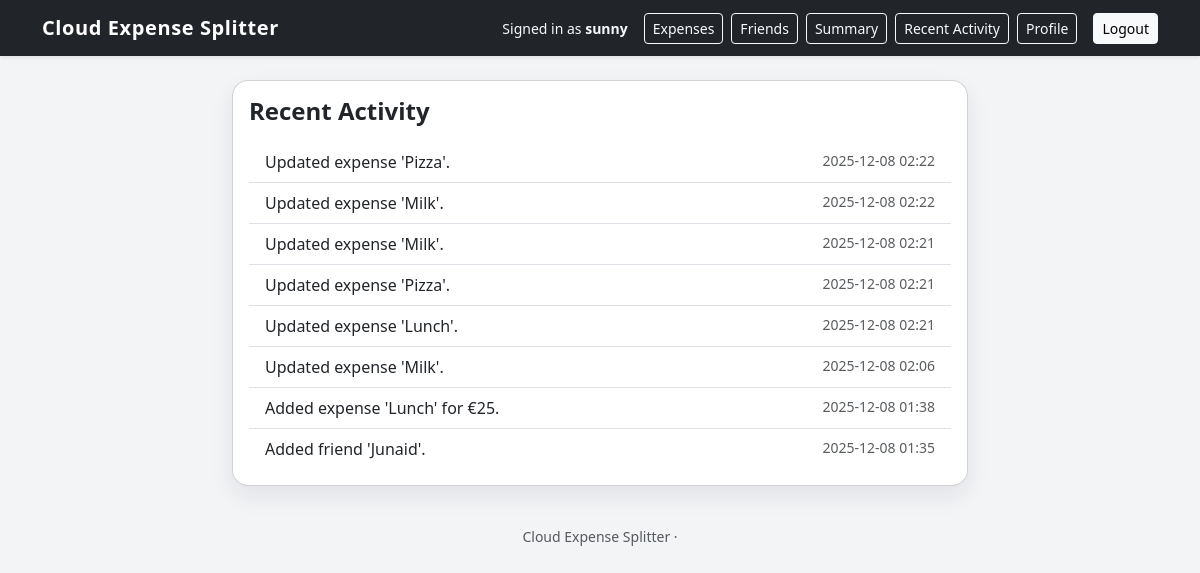
Screenshot of /activity/ (signed in) with the database file from the repository.
### expenses/models.py (models this page shows, shortened)
class RecentActivity(models.Model):
    owner = models.ForeignKey(
        User,
        on_delete=models.CASCADE,
        related_name="activities",
    )
    message = models.CharField(max_length=255)
    created_at = models.DateTimeField(auto_now_add=True)
    class Meta:
        ordering = ["-created_at"]

### expenses/views.py (the view)
# urls.py: path("activity/", RecentActivityListView.as_view(), name="activity_list"),
class RecentActivityListView(LoginRequiredMixin, ListView):
    model = RecentActivity
    template_name = "expenses/activity_list.html"
    context_object_name = "activities"
    def get_queryset(self):
        return RecentActivity.objects.filter(owner=self.request.user)

### expenses/templates/expenses/activity_list.html
{% extends "expenses/base.html" %}
{% block content %}
<div class="row">
    <div class="col-lg-8 mx-auto">
        <div class="card page-card">
            <div class="card-body">
                <h1 class="h4 page-title mb-3">Recent Activity</h1>
                {% if activities %}
                    <ul class="list-group list-group-flush">
                        {% for activity in activities %}
                            <li class="list-group-item d-flex justify-content-between">
                                <span>{{ activity.message }}</span>
                                <span class="text-muted small">
                                    {{ activity.created_at|date:"Y-m-d H:i" }}
                                </span>
                            </li>
                        {% endfor %}
                    </ul>
                {% else %}
                    <p class="mb-0 text-muted">
                        No activity yet. Try adding friends or expenses.
                    </p>
                {% endif %}
            </div>
        </div>
    </div>
</div>
{% endblock %}

### expenses/templates/expenses/base.html (shortened to what this page needs)
<!DOCTYPE html>
<html lang="en">
<head>
    <link
        href="https://cdn.jsdelivr.net/npm/bootstrap@5.3.3/dist/css/bootstrap.min.css"
        rel="stylesheet"
    >
</head>
<body>
<nav class="navbar navbar-expand-lg navbar-dark bg-dark shadow-sm">
    <div class="container">
        <a class="navbar-brand" href="{% url 'expense_list' %}">
            Cloud Expense Splitter
        </a>
        <div class="ms-auto d-flex align-items-center gap-2">
            {% if user.is_authenticated %}
                <span class="text-light small me-2">
                    Signed in as <strong>{{ user.username }}</strong>
                </span>
                <a href="{% url 'expense_list' %}" class="btn btn-sm btn-outline-light">
                    Expenses
                </a>
                <a href="{% url 'person_list' %}" class="btn btn-sm btn-outline-light">
                    Friends
                </a>
                <a href="{% url 'balance_summary' %}" class="btn btn-sm btn-outline-light">
                    Summary
                <a href="{% url 'activity_list' %}" class="btn btn-sm btn-outline-light">
                    Recent Activity
                </a>
                <a href="{% url 'profile' %}" class="btn btn-sm btn-outline-light">
                    Profile
                </a>
                </a>
                <a href="{% url 'logout' %}" class="btn btn-sm btn-light ms-2">
                    Logout
                </a>
            {% endif %}
        </div>
    </div>
</nav>
<main class="container py-4">
    {% block content %}{% endblock %}
</main>
<footer class="text-center text-muted py-3 small">
    Cloud Expense Splitter &middot;
</footer>
</body>
</html>

### expenses/templates/expenses/base.html (style rules this page uses)
body { background: #f3f4f6; }
.navbar-brand { font-weight: 600; letter-spacing: 0.03em; }
.page-card { border-radius: 1rem; box-shadow: 0 10px 25px rgba(15, 23, 42, 0.08); }
.page-title { font-weight: 600; }

### rows the page displays
RecentActivity: message "Updated expense 'Pizza'.", created_at "2025-12-08 02:22"
RecentActivity: message "Updated expense 'Milk'.", created_at "2025-12-08 02:22"
RecentActivity: message "Updated expense 'Milk'.", created_at "2025-12-08 02:21"
RecentActivity: message "Updated expense 'Pizza'.", created_at "2025-12-08 02:21"
RecentActivity: message "Updated expense 'Lunch'.", created_at "2025-12-08 02:21"
RecentActivity: message "Updated expense 'Milk'.", created_at "2025-12-08 02:06"
RecentActivity: message "Added expense 'Lunch' for €25.", created_at "2025-12-08 01:38"
RecentActivity: message "Added friend 'Junaid'.", created_at "2025-12-08 01:35"

### other values shown
{{ user.username }} "sunny"
